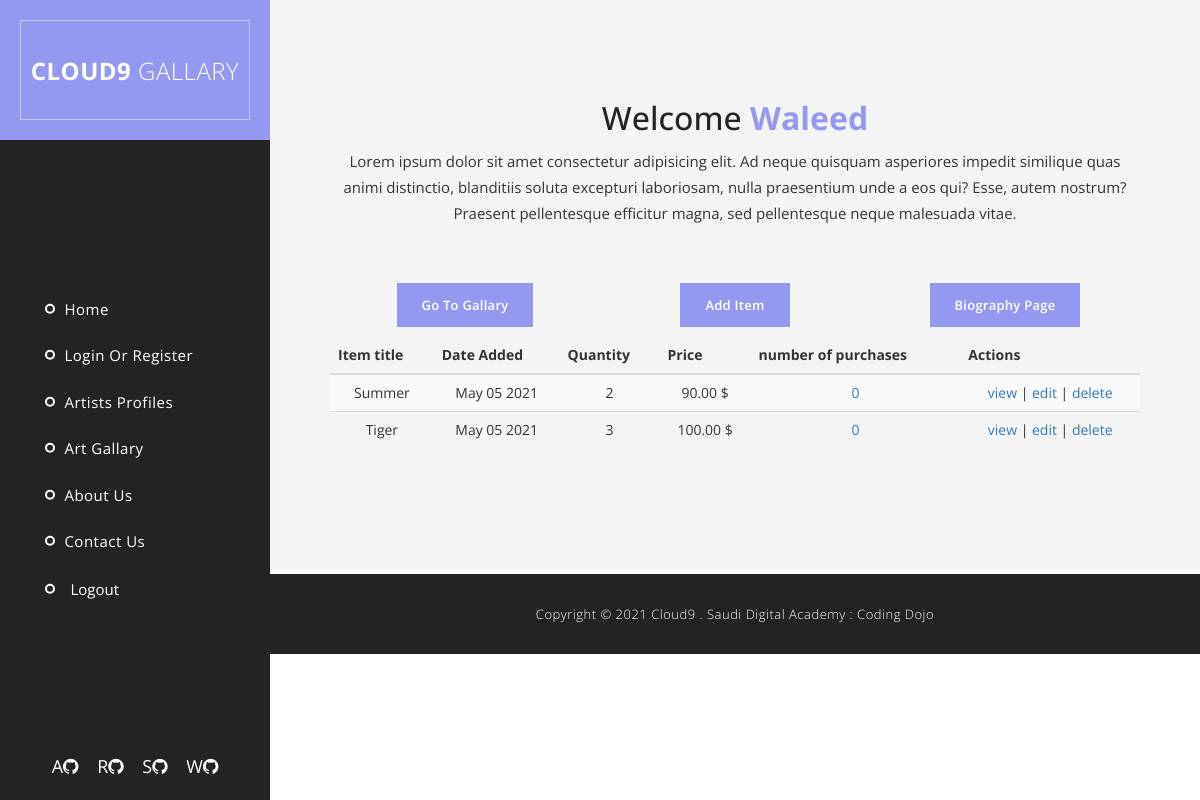
The page /sucsess (signed in) on the database as committed earlier.
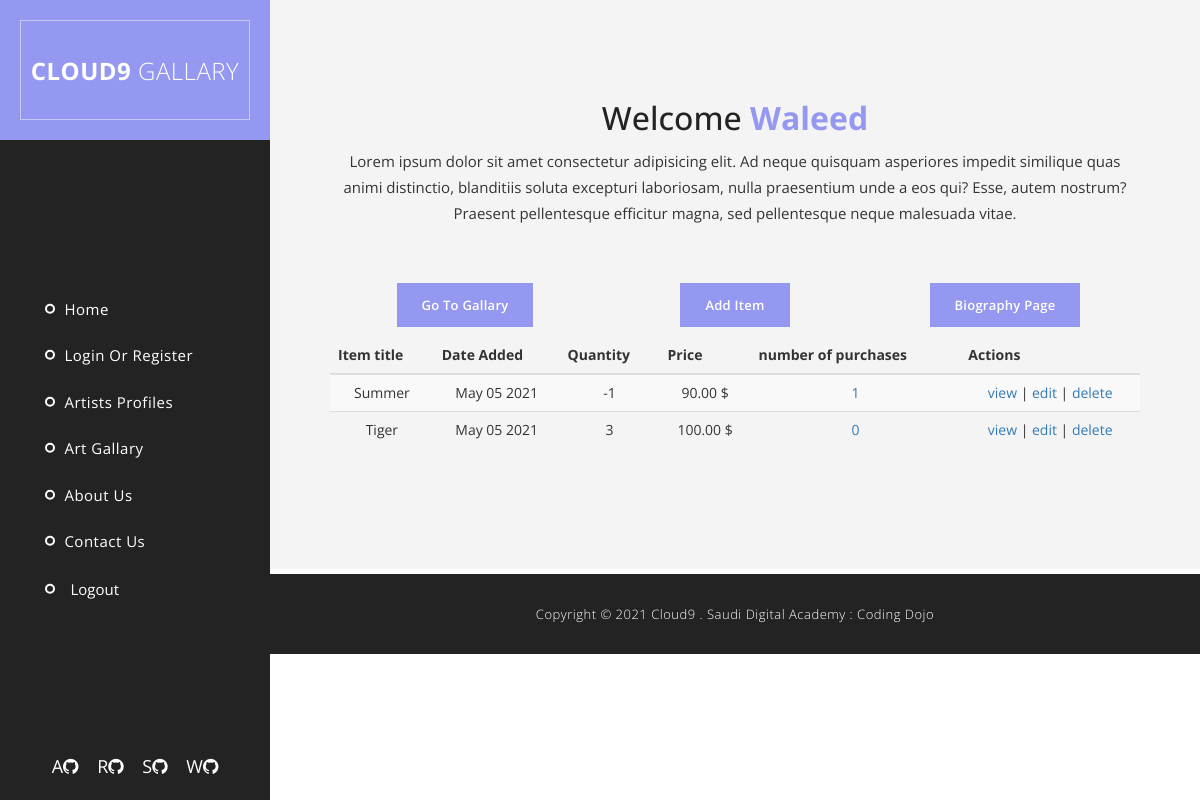
The same page on the database as committed later.
### art_app/models.py (models this page shows)
class Artwork(models.Model):
    title = models.CharField(max_length = 45)
    description = models.TextField()
    quantity = models.IntegerField()
    size = models.CharField(max_length = 15)
    price = models.DecimalField(max_digits=8, decimal_places=2)
    artist = models.ForeignKey(Artist, related_name="artworks", on_delete= models.CASCADE)
    customer = models.ManyToManyField(Customer, related_name = "purchases")
    created_at = models.DateTimeField(auto_now_add=True)
    updated_at = models.DateTimeField(auto_now=True)

### art_app/views.py (the view)
# urls.py: path('sucsess', views.sucsess), # to render appropriate template for artist/customer
def sucsess(request):
    this_account = Account.objects.get(id=request.session['uid'])
    if this_account.is_artist:
        this_account = Artist.objects.get(account_id=request.session['uid'])
        context = {
            "this_user": Artist.objects.get(account_id=request.session['uid']),
        }
        return render(request, "artist_dashboard_1.html", context)
    else:
        this_account = Customer.objects.get(account_id=request.session['uid'])
        context = {
            "this_user": this_account,
        }
        return render(request, "index.html", context)  # should be gallery

### art_app/templates/artist_dashboard_1.html (shortened to what the changed rows need)
<!DOCTYPE html>
<html>
    <head>
        {%load static%}
        <link rel='stylesheet' href="{% static 'css/bootstrap.min.css' %}">
        <link rel='stylesheet' href="{% static 'css/bootstrap-theme.min.css' %}">
        <link rel='stylesheet' href="{% static 'css/fontAwesome.css' %}">
        <link rel='stylesheet' href="{% static 'css/light-box.css' %}">
        <link rel='stylesheet' href="{% static 'css/owl-carousel.css' %}">
        <link rel='stylesheet' href="{% static 'css/templatemo-style.css' %}">
        <link rel='stylesheet' href="{% static 'css/style.css' %}">
    </head>
<body>
        <div class="page-content">
            <section id="video" class="content-section">
                <div class="row">
                    <div class="col-md-12">
                        <div class="section-heading">
                            <h1>Welcome<em> {{this_user.account.first_name}} </em></h1>
                        </div>
                        <div class="item">
                            <div class="section-content">
                                <div class="content">
                                    <table class="table table-striped">
                                        <thead>
                                            <tr>
                                                <th>Item title</th>
                                                <th>Date Added</th>
                                                <th>Quantity</th>
                                                <th>Price</th>
                                                <th>number of purchases</th>
                                                <th>Actions</th>
                                            </tr>
                                        </thead>
                                        <tbody>
                                            {% for item in this_user.artworks.all %}
                                                    <tr>
                                                        <td>{{item.title}}</td>
                                                        <td>{{item.created_at|date:'M d Y'}}</td>
                                                        <td>{{item.quantity}}</td>
                                                        <td>{{item.price}} $</td>
                                                        <td><a href="#">{{item.customer.all|length}}</a></td>
                                                        <td><a href="/artwork_info/{{item.id}}">view</a> | <a href="/edit_item/{{item.id}}">edit</a> | <a href="/delete_artwork/{{item.id}}">delete</a></td>
                                                    </tr>
                                            {% endfor %}
                                        </tbody>
                                    </table>
                                </div>
                            </div>
                        </div>
                    </div>
                </div>
            </section>
        </div>
</body>
</html>

Rows that differ between the two databases and show on the page:
changed Artwork "Summer": quantity "2" → "-1"; customer.all|length "0" → "1"
